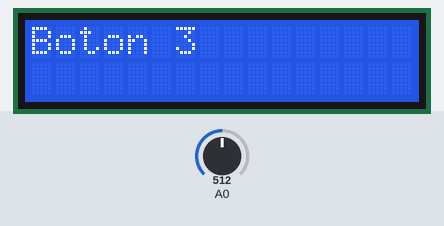
This sketch was run on a simulated Arduino Uno, built with avr-gcc and run on an emulated ATmega328P. Shown: 16×2 character LCD. The test bench sets the inputs (shaded band); at power-on: A0 = 512.

Above: at 3.2 s.
3.3 s: A0 set to 832
At 4.8 s:
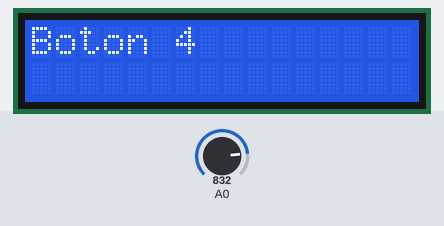
7.4 s: A0 set to 863
At 9.51 s:
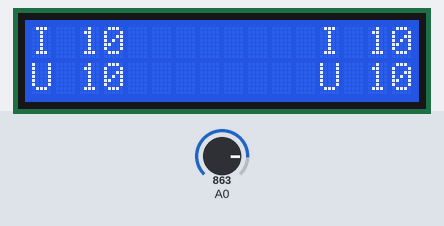
9.7 s: A0 set to 716
At 10.5 s:
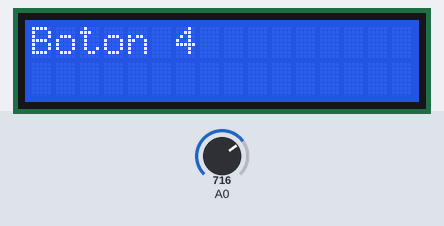
Timing chart, 0 to 12.7 s (numbered marks = the images above; inputs shaded):
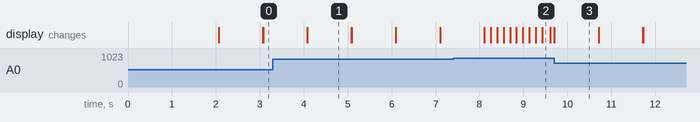

The sketch:

GUI_LCD_trike.ino
```cpp
#include <LiquidCrystal.h>

LiquidCrystal lcd(8, 13, 9, 4, 5, 6, 7);

#define btnRIGHT  0
#define btnUP     1
#define btnDOWN   2
#define btnLEFT   3
#define btnSELECT 4
#define btnNONE   5

int val = 0;
int adc_key_in  = 0;

//valores das variabeis
int I1 = 0, I2 = 0, U1 = 0, U2 = 0;

int c = 1;
int c2 = 1;


void setup() {
  lcd.begin(16, 2);
  delay(2000);
}

void loop() {

  val = read_LCD_buttons();
  if (val != 5) {
    atualizar(val);
  }

  I1 = c;
  U1 = c;
  I2 = c;
  U2 = c;


  //cuadrante 1
  lcd.setCursor(0, 0);
  lcd.print("I");
  lcd.setCursor(2, 0);
  lcd.print(I1);


  //cuadrante 1
  lcd.setCursor(12, 0);
  lcd.print("I");
  lcd.setCursor(14, 0);
  lcd.print(I2);


  //cuadrante 1
  lcd.setCursor(0, 1);
  lcd.print("U"); // print a simple message
  lcd.setCursor(2, 1);
  lcd.print(U1);

  //cuadrante 1
  lcd.setCursor(12, 1);
  lcd.print("U"); // print a simple message
  lcd.setCursor(14, 1);
  lcd.print(U2);

  //delay(1000);

  if (c2 == 59) {
    //c = 1;
    c = c + 1;
    //c = c2;
    c2 = 1;
    lcd.clear();
  } else {
    c2 = c2 + 1;
  }

}

int atualizar(int v) {
  lcd.clear();
  lcd.setCursor(0, 0);
  lcd.print("Boton");
  lcd.setCursor(6, 0);
  lcd.print(v);

  c = 1;
  c2 = 1;

  delay(1000);
  lcd.clear();
}

int read_LCD_buttons()
{
  adc_key_in = analogRead(0);
  if (adc_key_in > 1000) return btnNONE;
  if (adc_key_in < 50)   return btnRIGHT;
  if (adc_key_in < 250)  return btnUP;
  if (adc_key_in < 450)  return btnDOWN;
  if (adc_key_in < 650)  return btnLEFT;
  if (adc_key_in < 850)  return btnSELECT;

  return btnNONE;
}
```

Measured:
- the behaviour switches between 849 and 850 on A0 (found by bisection; images 1 and 2)
- after the input at 3.3 s, the display: first differs from a run without the input after 0.78 s (image 1)
- after the input at 9.7 s, the display: changes at once (image 3)
- what the display in image 1 shows lasts 1.0 s, from 4.1 s to 5.1 s
